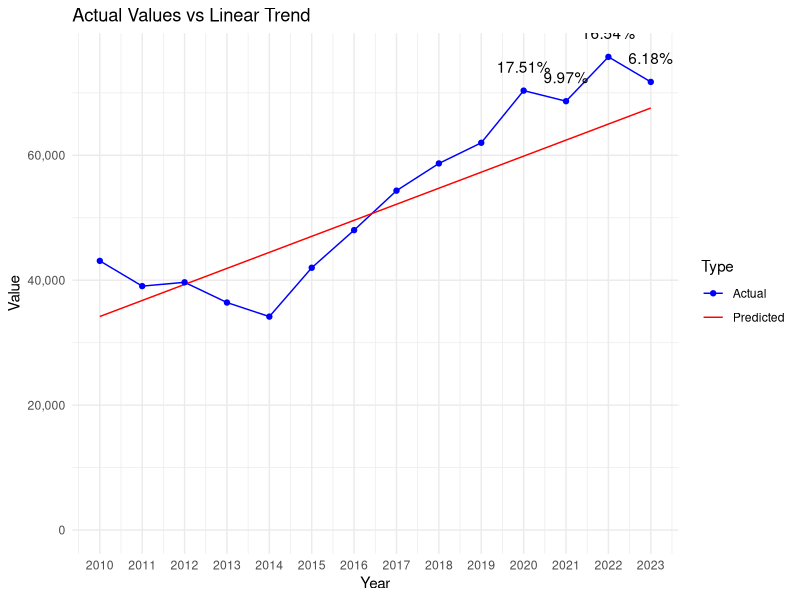

Recreate this plot in R.
# Load necessary libraries
library(dplyr)
library(readr)
library(ggplot2)

# Defines the data as a named vector
data <- c(
  `2010` = 43096, `2011` = 39057, `2012` = 39667, `2013` = 36426, `2014` = 34174,
  `2015` = 41996, `2016` = 48019, `2017` = 54341, `2018` = 58697, `2019` = 62003,
  `2020` = 70353, `2021` = 68661, `2022` = 75756, `2023` = 71746
)

# Extracts data for the decade and recent years
decade <- data[as.character(2010:2019)]
recent_years <- data[as.character(2020:2023)]

# Fits a linear model to the decade data
years <- as.numeric(names(decade))
lm_model <- lm(decade ~ years)

# Predicts values for 2020 to 2023 based on the linear model
predicted_values <- predict(lm_model, newdata = data.frame(years = as.numeric(names(recent_years))))

# Calculates deviations from the linear trend
deviations <- recent_years - predicted_values

# Calculates the mean and standard deviation of the decade
decade_mean <- mean(decade)
decade_stddev <- sd(decade)

# Initializes vectors to store the calculated values
z_scores <- numeric(length(recent_years))
percent_deviations <- numeric(length(recent_years))

# Calculates and store the Z-scores, deviations, and percentage of deviations for recent years
for (i in 1:length(recent_years)) {
  year <- names(recent_years)[i]
  z_scores[i] <- (recent_years[year] - decade_mean) / decade_stddev
  deviation <- deviations[year]
  percent_deviations[i] <- (deviation / predicted_values[i]) * 100
  cat(sprintf("Year: %s, Z-score: %f, Deviation from linear trend: %f, Percentage of deviation: %f%%\n",
              year, z_scores[i], deviation, percent_deviations[i]))
}

# Prepare an extended range for predictions, including 2020 to 2023
extended_years <- as.numeric(c(names(decade), names(recent_years)))

# Predict values for the extended range based on the linear model
extended_predicted_values <- predict(lm_model, newdata = data.frame(years = extended_years))

# Create a data frame for plotting actual values
actual_plot_data <- data.frame(
  Year = as.numeric(names(data)),
  Value = data,
  Type = "Actual"
)

# Create a data frame for plotting predicted values
predicted_plot_data <- data.frame(
  Year = extended_years,
  Value = extended_predicted_values,
  Type = "Predicted"
)

# Combine actual and predicted data
plot_data <- rbind(actual_plot_data, predicted_plot_data)

# Create the line chart
p <- ggplot(plot_data, aes(x = Year, y = Value, color = Type)) +
  geom_line(aes(group = Type)) +
  geom_point(data = actual_plot_data, aes(x = Year, y = Value)) +
  theme_minimal() +
  labs(title = "Actual Values vs Linear Trend", x = "Year", y = "Value") +
  scale_color_manual(values = c("Actual" = "blue", "Predicted" = "red")) +
  scale_y_continuous(labels = scales::comma, limits = c(0, max(plot_data$Value))) +
  scale_x_continuous(breaks = extended_years) # Set breaks to every year

# Add percentage of deviation annotations for 2020 to 2023
for (i in 1:length(recent_years)) {
  year <- as.numeric(names(recent_years)[i])
  deviation_value <- percent_deviations[i]
  p <- p + annotate("text", x = year, y = data[as.character(year)], label = paste0(round(deviation_value, 2), "%"), vjust = -1.5)
}

# Print the plot
print(p)